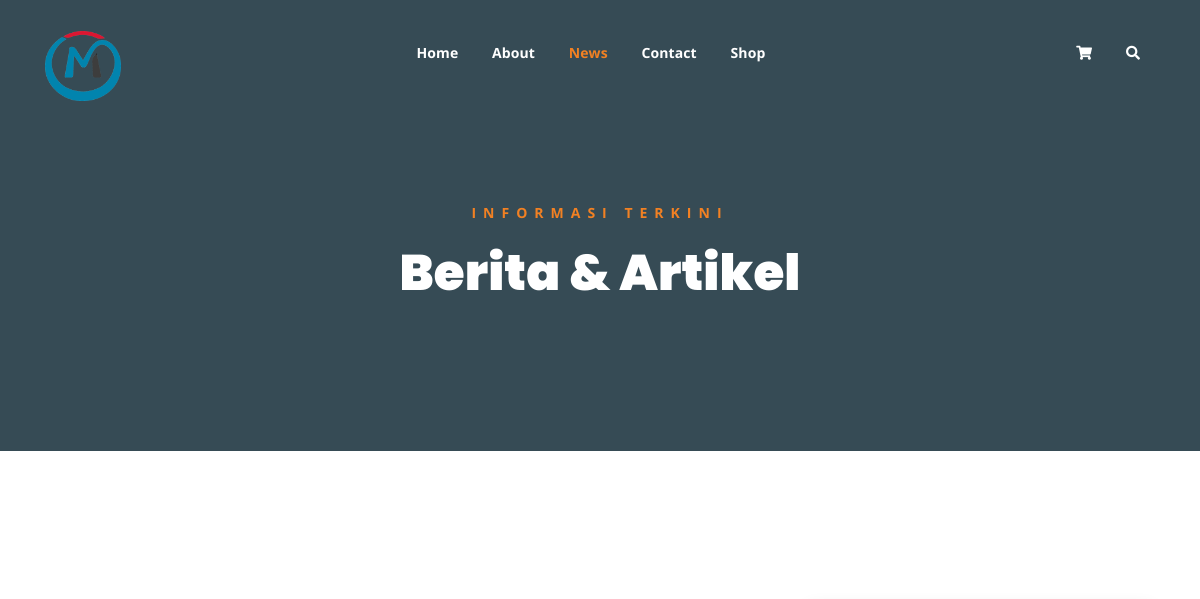
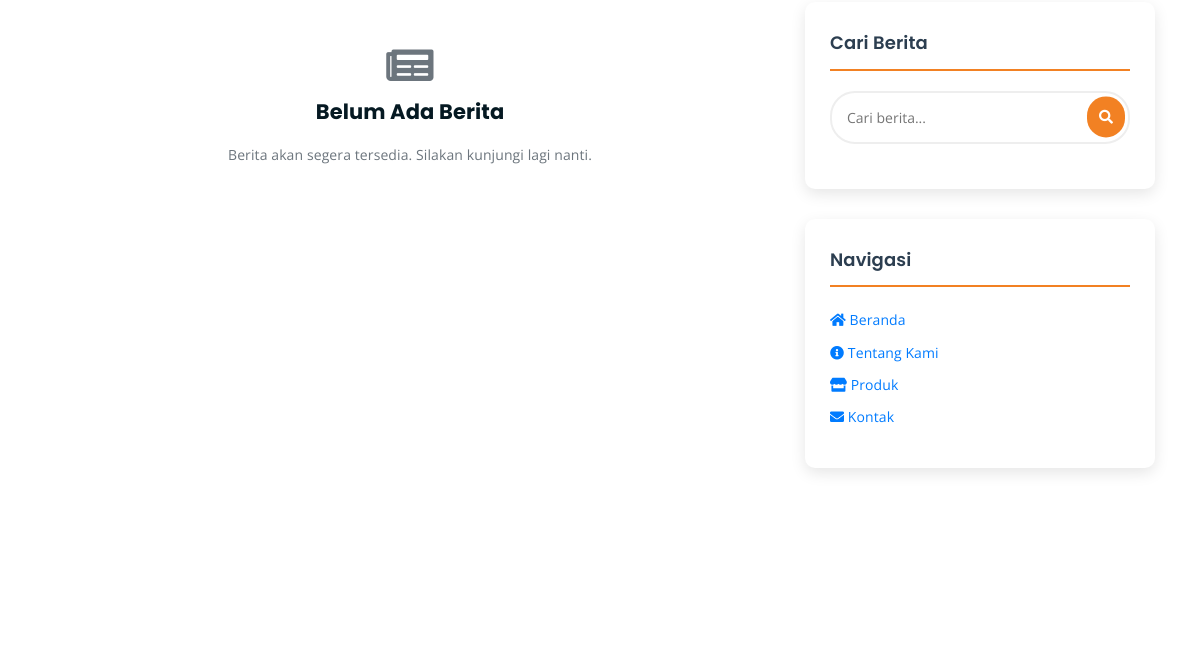
Before: /news.php (upper part) with the older database file (2 pictures, top to bottom).
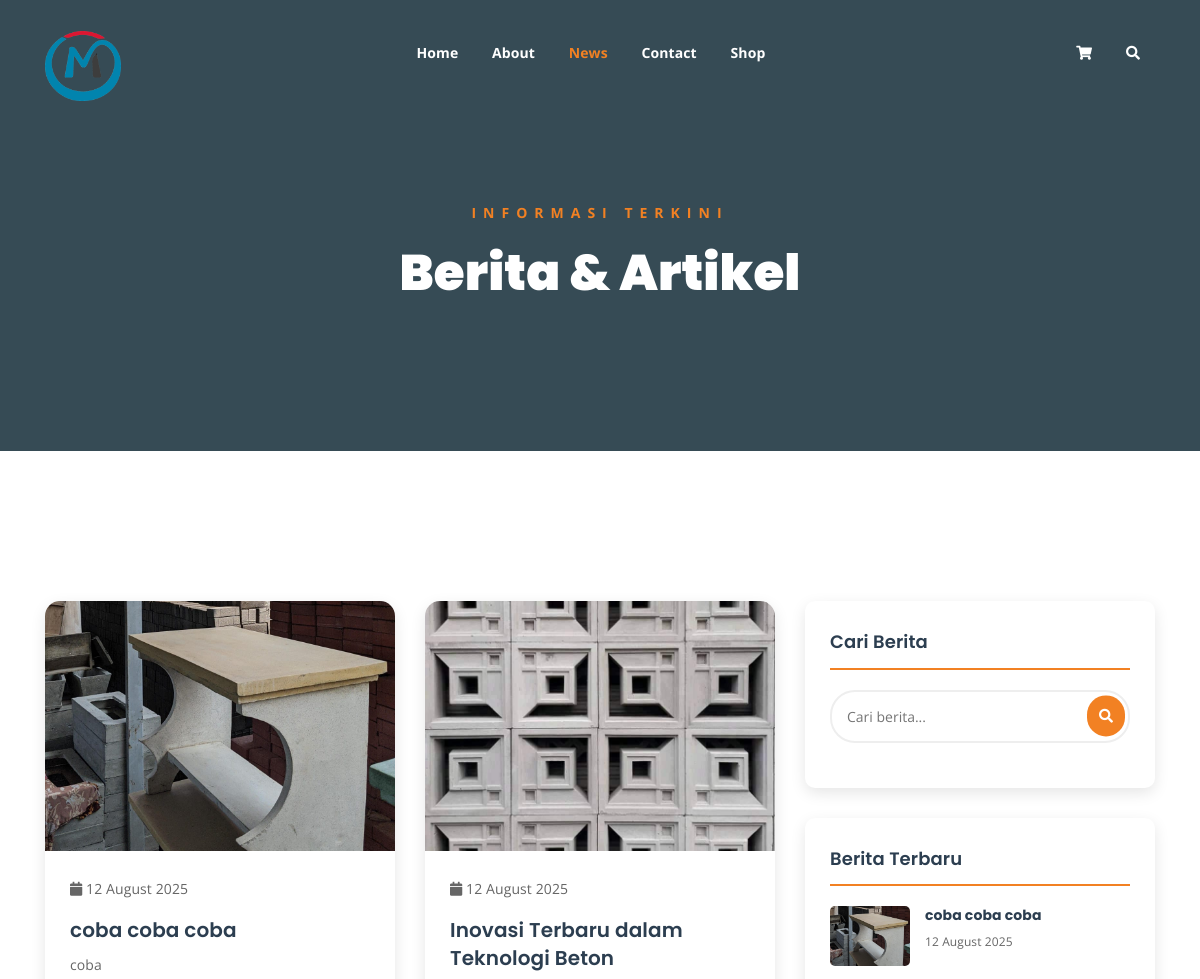
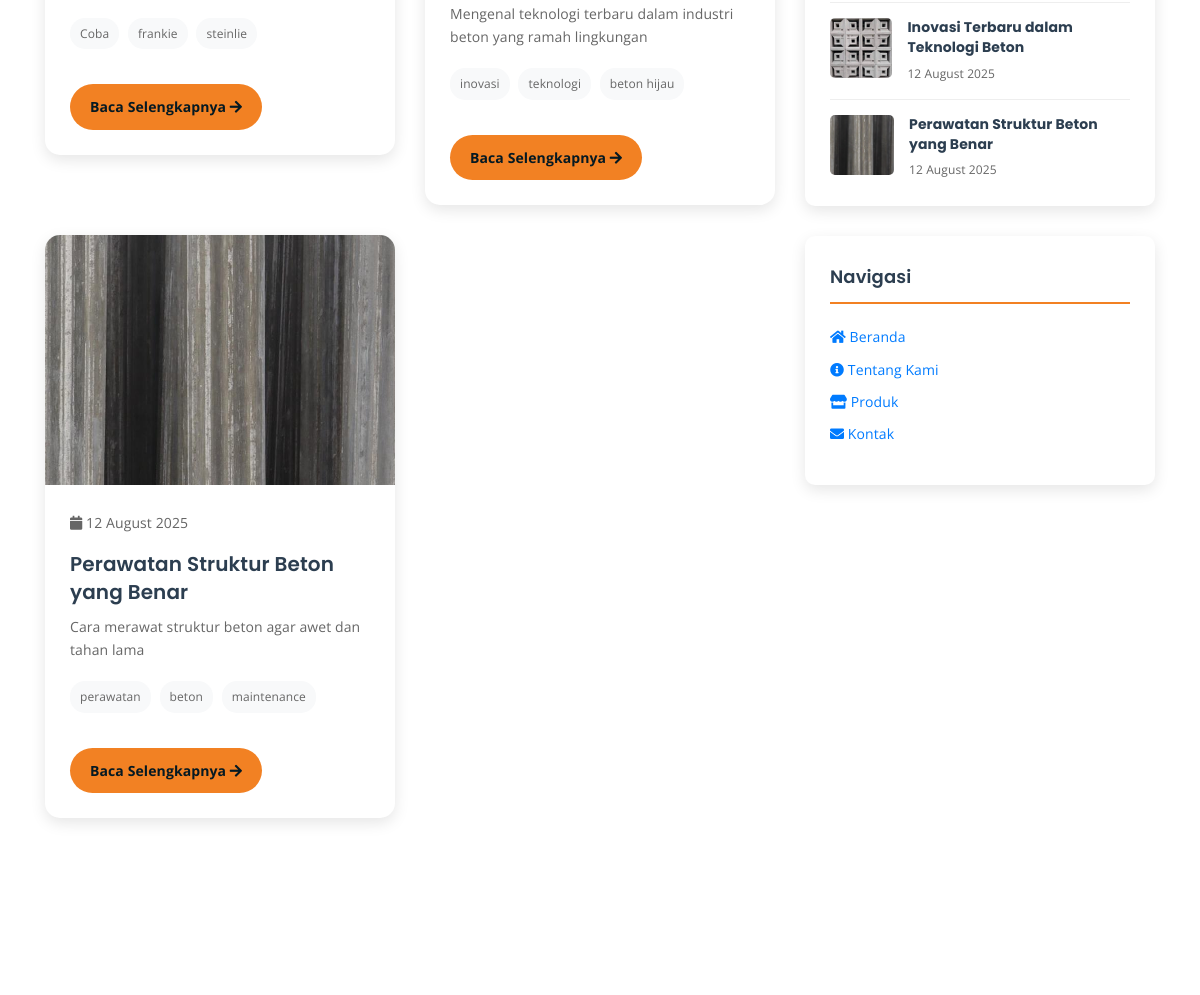
After: the same page with the newer database file (2 pictures, top to bottom).
### tables this page shows
CREATE TABLE `berita` (
  `id` int NOT NULL AUTO_INCREMENT,
  `judul` varchar(255) NOT NULL,
  `slug` varchar(255) NOT NULL,
  `deskripsi` text,
  `konten` longtext,
  `tags` varchar(500) DEFAULT NULL,
  `gambar` varchar(255) DEFAULT NULL,
  `link_website` varchar(500) DEFAULT NULL,
  `status` enum('aktif','nonaktif') DEFAULT 'aktif',
  `tanggal_publikasi` datetime DEFAULT CURRENT_TIMESTAMP,
  `created_at` timestamp NULL DEFAULT CURRENT_TIMESTAMP,
  `updated_at` timestamp NULL DEFAULT CURRENT_TIMESTAMP ON UPDATE CURRENT_TIMESTAMP,
  PRIMARY KEY (`id`),
  UNIQUE KEY `slug` (`slug`)
);

### includes/autoload.php (called while the page is built, shortened)
<?php
spl_autoload_register(function ($className) {
    $directories = [
        'classes/',
        'models/',
        'controllers/'
    ];
    foreach ($directories as $directory) {
        $file = __DIR__ . '/../' . $directory . $className . '.php';
        if (file_exists($file)) {
            return;
        }
    }
});
?>

### includes/init.php (called while the page is built, shortened)
<?php
require_once __DIR__ . '/../config/database.php';
require_once __DIR__ . '/autoload.php';
try {
    $database = new Database();
} catch (Exception $e) {
    die("Database connection failed: " . $e->getMessage());
}
$beritaModel = new BeritaModel($database);
?>

### models/BeritaModel.php (called while the page is built, shortened)
<?php
class BeritaModel {
    private $db;
    public function __construct($database) {
        $this->db = $database;
    }
    public function getAll($status = null) {
        $sql = "SELECT b.*, DATE_FORMAT(b.tanggal_publikasi, '%d %M %Y') as tanggal_format
                FROM berita b WHERE 1=1";
        $params = [];
        if ($status) {
            $sql .= " AND b.status = ?";
            $params[] = $status;
        }
        $sql .= " ORDER BY b.tanggal_publikasi DESC";
        return $this->db->fetchAll($sql, $params);
    }
    public function getRecent($limit = 5, $excludeId = null) {
        $sql = "SELECT b.*, DATE_FORMAT(b.tanggal_publikasi, '%d %M %Y') as tanggal_format
                FROM berita b WHERE b.status = 'aktif'";
        $params = [];
        $sql .= " ORDER BY b.tanggal_publikasi DESC LIMIT ?";
        $params[] = $limit;
        return $this->db->fetchAll($sql, $params);
    }
}
?>

### classes/Database.php (called while the page is built, shortened)
<?php
class Database {
    private $host;
    private $username;
    private $password;
    private $database;
    private $connection;
    public function __construct() {
        $this->host = DB_HOST;
        $this->username = DB_USERNAME;
        $this->password = DB_PASSWORD;
        $this->database = DB_NAME;
    }
    private function connect() {
        try {
            $dsn = "mysql:host={$this->host};dbname={$this->database};charset=" . DB_CHARSET;
            $options = [
                PDO::ATTR_ERRMODE => PDO::ERRMODE_EXCEPTION,
                PDO::ATTR_DEFAULT_FETCH_MODE => PDO::FETCH_ASSOC,
                PDO::ATTR_EMULATE_PREPARES => false,
            ];
            $this->connection = new PDO($dsn, $this->username, $this->password, $options);
        } catch (PDOException $e) {
            die("Connection failed: " . $e->getMessage());
        }
    }
    public function query($sql, $params = []) {
        try {
            $stmt = $this->connection->prepare($sql);
            $stmt->execute($params);
            return $stmt;
        } catch (PDOException $e) {
            throw new Exception("Query failed: " . $e->getMessage());
        }
    }
    public function fetchAll($sql, $params = []) {
        $stmt = $this->query($sql, $params);
        return $stmt->fetchAll();
    }
}
?>

### news.php (the view, shortened to what the changed rows need)
<?php
require_once 'includes/init.php';
$page = $_GET['page'] ?? 1;
$limit = 6;
$offset = ($page - 1) * $limit;
$search = $_GET['search'] ?? '';
try {
    if ($search) {
        $allBerita = $beritaModel->search($search);
    } else {
        $allBerita = $beritaModel->getAll('aktif');
    }
    $beritaPaginated = array_slice($allBerita, $offset, $limit);
    $recentBerita = $beritaModel->getRecent(5);
} catch (Exception $e) {
    $error = "Terjadi kesalahan dalam memuat berita";
    $allBerita = [];
    $beritaPaginated = [];
    $recentBerita = [];
}
?>
<!DOCTYPE html>
<html lang="id">
<head>
	<link rel="stylesheet" href="assets/css/all.min.css">
	<link rel="stylesheet" href="assets/bootstrap/css/bootstrap.min.css">
	<link rel="stylesheet" href="assets/css/owl.carousel.css">
	<link rel="stylesheet" href="assets/css/magnific-popup.css">
	<link rel="stylesheet" href="assets/css/animate.css">
	<link rel="stylesheet" href="assets/css/meanmenu.min.css">
	<link rel="stylesheet" href="assets/css/main.css">
	<link rel="stylesheet" href="assets/css/responsive.css">
</head>
<body>
	<div class="breadcrumb-section breadcrumb-bg">
		<div class="container">
			<div class="row">
				<div class="col-lg-8 offset-lg-2 text-center">
					<div class="breadcrumb-text">
						<h1>Berita & Artikel</h1>
					</div>
				</div>
			</div>
		</div>
	</div>
	<div class="mt-150 mb-150">
		<div class="container">
			<div class="row">
				<div class="col-lg-8">
					<div class="row">
						<?php if (empty($beritaPaginated)): ?>
							<div class="col-12">
								<div class="text-center py-5">
									<i class="fas fa-newspaper fa-3x text-muted mb-3"></i>
									<h4>Belum Ada Berita</h4>
									<p class="text-muted">Berita akan segera tersedia. Silakan kunjungi lagi nanti.</p>
								</div>
							</div>
						<?php else: ?>
							<?php foreach ($beritaPaginated as $news): ?>
								<div class="col-lg-6 col-md-6">
									<div class="news-card">
										<div class="news-image">
											<?php if ($news['gambar']): ?>
												<img src="<?= BERITA_IMG_URL . $news['gambar'] ?>"
												     alt="<?= htmlspecialchars($news['judul']) ?>">
											<?php else: ?>
												<div class="d-flex align-items-center justify-content-center h-100 bg-light">
													<i class="fas fa-newspaper fa-3x text-muted"></i>
												</div>
											<?php endif; ?>
										</div>
										<div class="news-content">
											<div class="news-meta">
												<i class="fas fa-calendar"></i> <?= $news['tanggal_format'] ?>
											</div>
											<h3 class="news-title">
												<a href="single-news.php?slug=<?= $news['slug'] ?>">
													<?= htmlspecialchars($news['judul']) ?>
												</a>
											</h3>
											<p class="news-description">
												<?= htmlspecialchars(substr($news['deskripsi'], 0, 120)) ?>
											</p>
											<?php if ($news['tags']): ?>
												<div class="news-tags">
													<?php
													$tags = explode(',', $news['tags']);
													foreach (array_slice($tags, 0, 3) as $tag):
													?>
														<span class="news-tag"><?= trim(htmlspecialchars($tag)) ?></span>
													<?php endforeach; ?>
												</div>
											<?php endif; ?>
											<a href="single-news.php?slug=<?= $news['slug'] ?>" class="read-more-btn">
												Baca Selengkapnya <i class="fas fa-arrow-right"></i>
											</a>
										</div>
									</div>
								</div>
							<?php endforeach; ?>
						<?php endif; ?>
					</div>
				</div>
				<div class="col-lg-4">
					<?php if (!empty($recentBerita)): ?>
						<div class="sidebar-widget">
							<h3 class="widget-title">Berita Terbaru</h3>
							<?php foreach ($recentBerita as $recent): ?>
								<div class="recent-news-item">
									<div class="recent-news-image">
										<?php if ($recent['gambar']): ?>
											<img src="<?= BERITA_IMG_URL . $recent['gambar'] ?>"
											     alt="<?= htmlspecialchars($recent['judul']) ?>">
										<?php else: ?>
											<div class="d-flex align-items-center justify-content-center h-100 bg-light">
												<i class="fas fa-newspaper text-muted"></i>
											</div>
										<?php endif; ?>
									</div>
									<div class="recent-news-content">
										<h6>
											<a href="single-news.php?slug=<?= $recent['slug'] ?>">
												<?= htmlspecialchars($recent['judul']) ?>
											</a>
										</h6>
										<div class="recent-news-date"><?= $recent['tanggal_format'] ?></div>
									</div>
								</div>
							<?php endforeach; ?>
						</div>
					<?php endif; ?>
				</div>
			</div>
		</div>
	</div>
</body>
</html>

Changed rows visible on the page:
added berita: gambar (picture), tanggal_format "12 August 2025", judul "coba coba coba", deskripsi "coba", tags "Coba", tags "frankie", tags "steinlie"
added berita: gambar (picture), tanggal_format "12 August 2025", judul "Inovasi Terbaru dalam Teknologi Beton", deskripsi "Mengenal teknologi terbaru dalam industri beton yang ramah lingkungan", tags "inovasi", tags "teknologi", tags "beton hijau"
added berita: gambar (picture), tanggal_format "12 August 2025", judul "Perawatan Struktur Beton yang Benar", deskripsi "Cara merawat struktur beton agar awet dan tahan lama", tags "perawatan", tags "beton", tags "maintenance"
Other visible differences:
text no longer shown: "Belum Ada Berita Berita akan segera tersedia. Silakan kunjungi lagi nanti."
text now shown: "Berita Terbaru"
